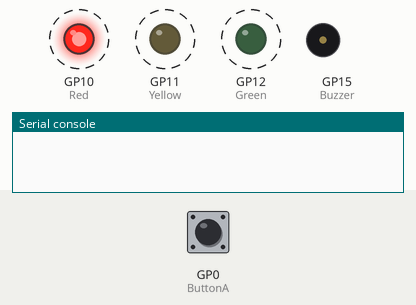
Bench run of a program on a simulated Raspberry Pi Pico running MicroPython. On the bench: output pins drawn as LEDs (lit = HIGH), buzzer (waves = sounding), the last lines printed to the serial console. Dashed ring = blinking. Inputs (shaded band) come from the test bench; at power-on: GP0 (ButtonA) LOW. Threads take turns every 2 ms.

Above: at 1.25 s.
1.3 s: GP0 (ButtonA) pulled HIGH for 0.15 s
At 1.45 s:
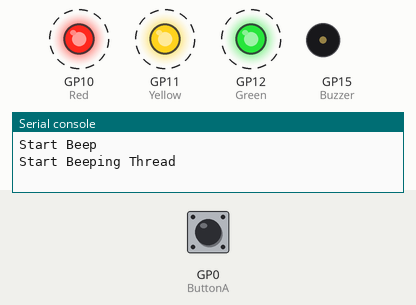
4.3 s: GP0 (ButtonA) pulled HIGH for 1 s
At 4.45 s:
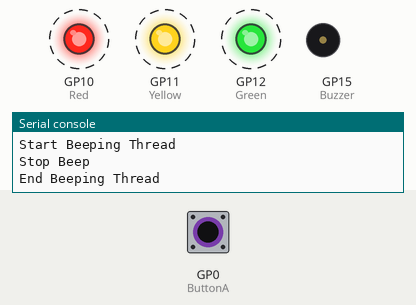
7.3 s: GP0 (ButtonA) pulled HIGH for 3.2 s
At 7.45 s:
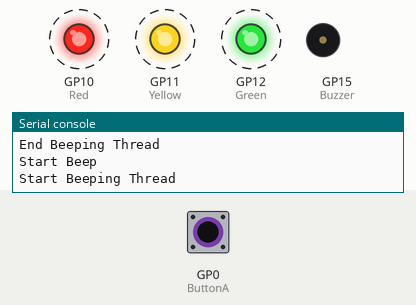
Timing chart, 0 to 18.0 s (numbered marks = the images above; inputs shaded):
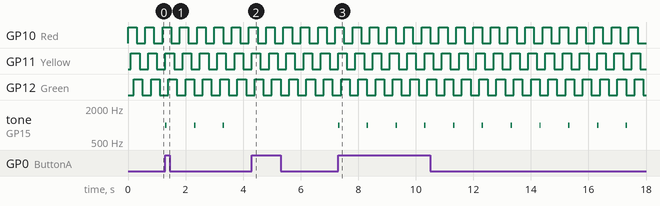

Measured:
- after the input at 1.3 s, tone on GP15 (Buzzer): alternates 1000 Hz for 0.05 s and silent for 0.95 s, starting at once
- after the input at 4.3 s, tone on GP15 (Buzzer): stops changing and stays silent
- after the input at 7.3 s, tone on GP15 (Buzzer): alternates 1000 Hz for 0.05 s and silent for 0.95 s, starting at once
- by itself, GP10 (Red), GP11 (Yellow), GP12 (Green): alternates HIGH for 0.30 s and LOW for 0.30 s

The program:

Experiment_6.py
```python
import machine
import utime
import _thread

#Setup digital input for buttons
ButtonA  = machine.Pin(0, machine.Pin.IN, machine.Pin.PULL_DOWN)

#Setup 3 digital outputs to drive LEDs
Red = machine.Pin(10,machine.Pin.OUT)
Yellow = machine.Pin(11,machine.Pin.OUT)
Green = machine.Pin(12,machine.Pin.OUT)

#Setup a PWM Output
Buzzer = machine.PWM(machine.Pin(15))
Buzzer.duty_u16(0) #Start with the buzzer off
Frequency = 1000  #set a frequency of 1 Khz

#Control Variable
Beeping = False

#This is the thread routine, which will beep the buzzer
def Beep():
    global Beeping
    OnTime = 50
    print ("Start Beeping Thread")
    while Beeping:
        Buzzer.duty_u16(32767)
        utime.sleep_ms(OnTime)
        Buzzer.duty_u16(0)
        utime.sleep_ms(1000-OnTime)
    print("End Beeping Thread")

def ButtonAIRQHandler(pin):
    global Beeping
    if Beeping == False:
        print ("Start Beep")
        Beeping = True
        _thread.start_new_thread(Beep,())
    else:
        Beeping = False  #this causes the thread to exit
        print("Stop Beep")

#setup the IRQ and hook it to the handler
ButtonA.irq(trigger = machine.Pin.IRQ_RISING, handler =  ButtonAIRQHandler)

#The main loop runs the LEDs in a chase pattern
while True:
    Red.toggle()
    utime.sleep_ms(100)
    Yellow.toggle()
    utime.sleep_ms(100)
    Green.toggle()
    utime.sleep_ms(100)
```
